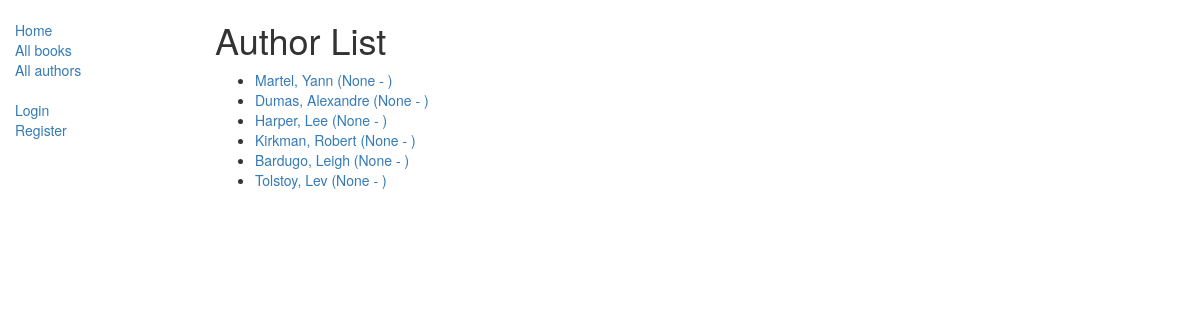
Page /catalog/authors/ on the earlier database version.
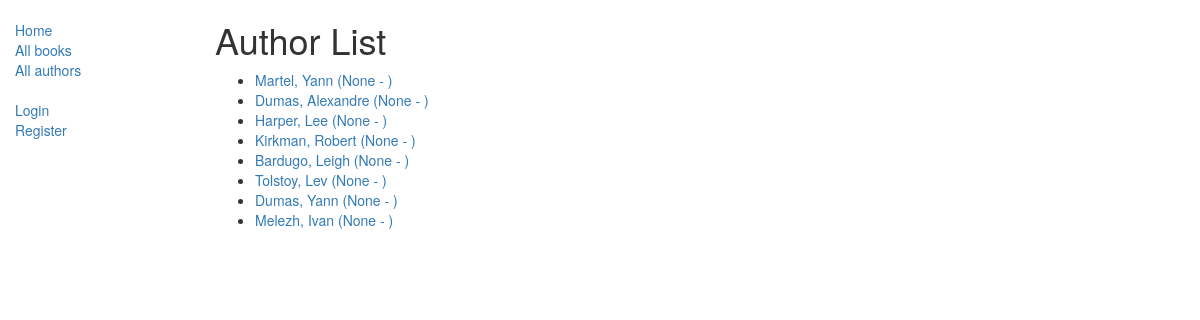
Same page on the later database version.
### catalog/models.py (models this page shows)
class Author(models.Model):
    first_name = models.CharField(max_length=100)
    last_name = models.CharField(max_length=100)
    date_of_birth = models.DateField(null=True, blank=True)
    date_of_death = models.DateField('Died', null=True, blank=True)
    def get_absolute_url(self):
        return reverse('author-detail', args=[str(self.id)])
    def __str__(self):
        return '%s, %s' % (self.last_name, self.first_name)

### catalog/views.py (the view)
# urls.py: path('authors/', views.AuthorListView.as_view(), name='authors'),
class AuthorListView(generic.ListView):
    model = Author

### catalog/templates/catalog/author_list.html
{% extends "base_generic.html" %}
{% block content %}
<h1>Author List</h1>
{% if author_list %}
  <ul>
  {% for author in author_list %}
    <li>
      <a href="{{ author.get_absolute_url }}">
      {{ author }} ({{author.date_of_birth}} - {% if author.date_of_death %}{{author.date_of_death}}{% endif %})
      </a>
    </li>
  {% endfor %}
 </ul>
{% else %}
  <p>There are no authors available.</p>
{% endif %}
{% endblock %}

Differences in the rows shown:
added Author: last_name+first_name "Dumas, Yann", date_of_birth "None"
added Author: last_name+first_name "Melezh, Ivan", date_of_birth "None"
